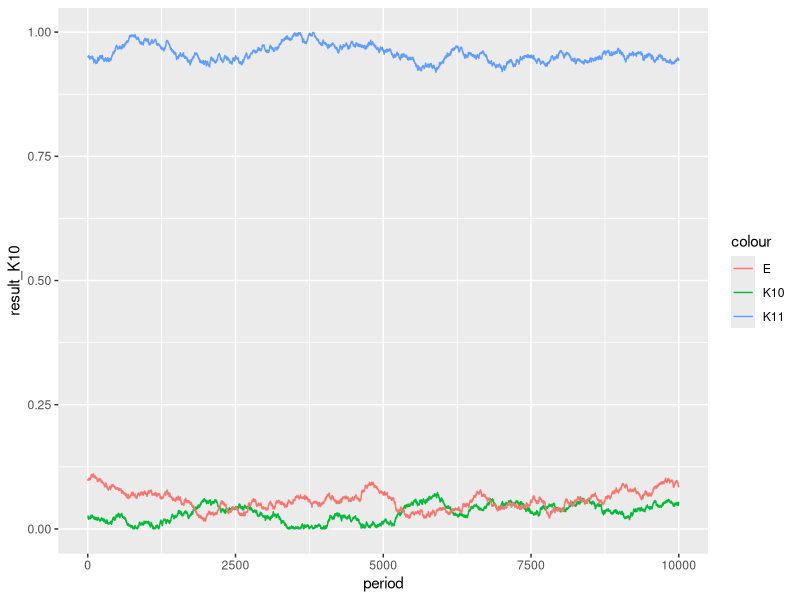
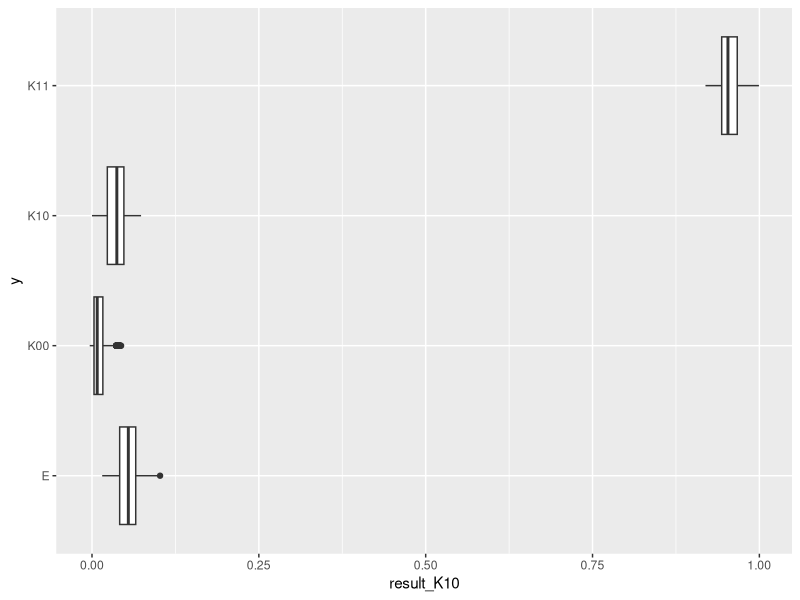

R code for these plots, in order:
library(tidyverse)

data <- read_csv("Data/test_202510106.csv")

Q00 <- if_else(data$Q1 != -50 & data$Q2 != 100, 1, 0)
Q10 <- if_else(data$Q1 == -50 & data$Q2 != 100, 1, 0)
Q01 <- if_else(data$Q1 != -50 & data$Q2 == 100, 1, 0)
Q11 <- if_else(data$Q1 == -50 & data$Q2 == 100, 1, 0)

mean(Q00) +
  mean(Q10) +
  mean(Q01) +
  mean(Q11)

K10_0 <- 0.03
K11_0 <- 0.95
E_0 <- 0.1

mean(Q01) / (mean(Q11) + mean(Q01))

sigma <- 0.001

rnorm(100, 0, sigma) |> quantile(probs = c(0.01, 0.99))

calculate_post <- function(q00, q10, q01, q11, k10, k11, e) {
  result <- if_else(
    (1 - k10 - k11) + e * k10 + e * e * k11 < 1 &
      (1 - k10 - k11) + e * k10 + e * e * k11 > 0 &
      (1 - e) * k10 + (1 - e) * e * k11 < 1 &
      (1 - e) * k10 + (1 - e) * e * k11 > 0 &
      (1 - e) * e * k11 < 1 &
      (1 - e) * e * k11 > 0 &
      (1 - e) * (1 - e) * k11 < 1 &
      (1 - e) * (1 - e) * k11 > 0 &
      k11 + k10 < 1 &
      k11 > 0 &
      k10 > 0 &
      e < 1 &
      e > 0,
    sum(
      q00 * log((1 - k10 - k11) + e * k10 + e * e * k11) +
        q10 * log((1 - e) * k10 + (1 - e) * e * k11) +
        q01 * log((1 - e) * e * k11) +
        q11 * log((1 - e) * (1 - e) * k11)
    ),
    -999
  )
  return(result)
}

log(0)

result_K10 <- NA

result_K11 <- NA

result_E <- NA

for (i in 1:10000) {
  K10 <- K10_0 + rnorm(1, 0, sigma)
  K11 <- K11_0 + rnorm(1, 0, sigma)
  E <- E_0 + rnorm(1, 0, sigma)

  log_like_0 <- calculate_post(Q00, Q10, Q01, Q11, K10_0, K11_0, E_0)

  log_like <- calculate_post(Q00, Q10, Q01, Q11, K10, K11, E)

  prob_update <- exp(log_like - log_like_0)

  prob_update <- case_when(
    prob_update >= 1 ~ 1,
    prob_update <= 0 ~ 0,
    .default = prob_update
  )

  K10_0 <- if_else(
    prob_update >= 1,
    K10,
    sample(c(K10, K10_0), 1, prob = c(prob_update, 1 - prob_update))
  )

  K11_0 <- if_else(
    prob_update >= 1,
    K11,
    sample(c(K11, K11_0), 1, prob = c(prob_update, 1 - prob_update))
  )

  E_0 <- if_else(
    prob_update >= 1,
    E,
    sample(c(E, E_0), 1, prob = c(prob_update, 1 - prob_update))
  )

  print(i)

  result_K10[i] <- K10_0
  result_K11[i] <- K11_0
  result_E[i] <- E_0
}

tibble(
  result_K10,
  result_K11,
  result_E,
  period = 1:length(result_E)
) |>
  ggplot(
    aes(
      x = period,
      y = result_K10
    )
  ) +
  geom_line(
    aes(
      color = "K10"
    )
  ) +
  geom_line(
    aes(
      y = result_K11,
      color = "K11"
    )
  ) +
  geom_line(
    aes(
      y = result_E,
      color = "E"
    )
  )

test <- tibble(
  result_K10,
  result_K11,
  result_E,
  period = 1:length(result_E)
) |>
  mutate(
    result_K00 = 1 - result_K10 - result_K11
  )

tibble(
  result_K10,
  result_K11,
  result_E,
  period = 1:length(result_E)
) |>
  mutate(
    result_K00 = 1 - result_K10 - result_K11
  ) |>
  filter(period >= 1000) |>
  ggplot(
    aes(
      x = result_K10,
      y = "K10"
    )
  ) +
  geom_boxplot() +
  geom_boxplot(
    aes(
      x = result_K11,
      y = "K11"
    )
  ) +
  geom_boxplot(
    aes(
      x = result_E,
      y = "E"
    )
  ) +
  geom_boxplot(
    aes(
      x = result_K00,
      y = "K00"
    )
  )
